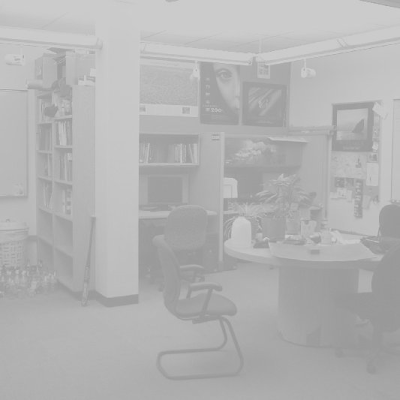
#> input picture unequal.pgm, 400 x 400 px
$ jupyter execute svddd.ipynb
#> lines starting #> are read from the running program, lines starting #| are printed output that depends on the picture
#> further down, img is the input picture: shape (400, 400); min 150, max 208, mean 178.5
[cell 1]
import numpy as np
import cv2
import matplotlib.pyplot as plt
import os
import pickle

# Função para converter a imagem para precisão dupla (no intervalo [0, 1])
def im2double(im):
    """Converte a imagem para precisão dupla"""
    info = np.iinfo(im.dtype)  # Obter o tipo de dados da imagem
    return im.astype(float) / info.max  # Normaliza para o intervalo [0, 1]

# Função para calcular a decomposição SVD da imagem
def apply_svd(image):
    """Aplica a decomposição SVD na imagem"""
    U, S, VT = np.linalg.svd(image, full_matrices=False)
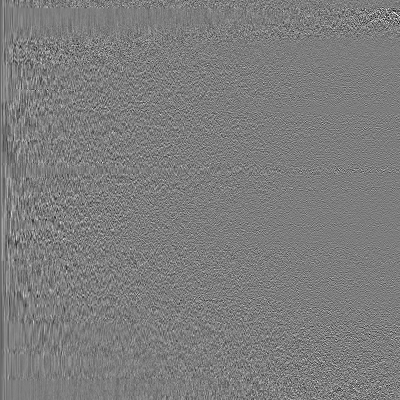
#> U: shape (400, 400) float64; min -0.33, max 0.341, mean -0.000128; drawn with min black and max white
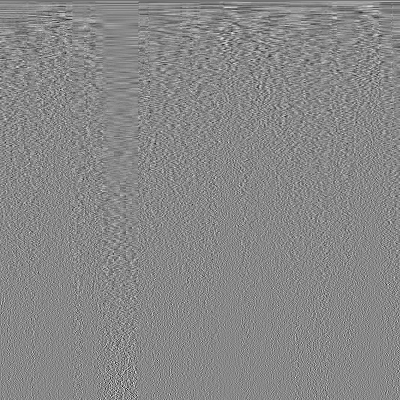
#> VT: shape (400, 400) float64; min -0.325, max 0.284, mean -0.000126; drawn with min black and max white
#> S = 400 values, max 280.6 at index 0, min 8.8e-06 at index 399, mean 0.938
    return U, S, VT

# Função para quantizar a matriz
def quantize(matrix, num_levels=256):
    """Quantiza a matriz de coeficientes"""
    min_val = np.min(matrix)
    max_val = np.max(matrix)
    quantized_matrix = np.round((matrix - min_val) / (max_val - min_val) * (num_levels - 1))
    return quantized_matrix, min_val, max_val

# Função para desquantizar a matriz
def dequantize(quantized_matrix, min_val, max_val, num_levels):
    """Desquantiza a matriz de coeficientes"""
    matrix = quantized_matrix / (num_levels - 1) * (max_val - min_val) + min_val
    return matrix

# Função para salvar os dados comprimidos em um único arquivo binário
def save_svd_compressed_data(U, S, VT, term_number, filename="svd_compressed_data"):
    """Salva os dados comprimidos (U, S, V) em um único arquivo binário"""
    with open(f"{filename}.bin", "wb") as f:
        np.save(f, term_number)
        np.save(f, U)
        np.save(f, S)
        np.save(f, VT)

# Função para carregar os dados comprimidos de um único arquivo binário
def load_svd_compressed_data(filename="svd_compressed_data"):
    """Carrega os dados comprimidos (U, S, V) de um único arquivo binário"""
    with open(f"{filename}.bin", "rb") as f:
        term_number = np.load(f)
        U = np.load(f)
        S = np.load(f)
        VT = np.load(f)
    return term_number, U, S, VT

# Função para reconstruir a imagem a partir dos dados comprimidos
def reconstruct_image(U, S, VT, term_number):
    """Reconstrói a imagem a partir das matrizes U, S e VT"""
    sigma_matrix = np.diag(S[:term_number])  # Cria a matriz diagonal de Sigma
    reconstructed_img = np.dot(U[:, :term_number], np.dot(sigma_matrix, VT[:term_number, :]))
    return reconstructed_img

# Função para calcular o PSNR (Peak Signal-to-Noise Ratio)
def psnr(original_img, reconstructed_img):
    """Calcula o PSNR (Peak Signal-to-Noise Ratio)"""
    mse = np.mean((original_img - reconstructed_img) ** 2)
    max_pixel = 255.0  # Como a imagem é normalizada para o intervalo [0, 255]
    return 10 * np.log10((max_pixel ** 2) / mse)

# Função para calcular a taxa de compressão
def compression_rate(original_img, compressed_data_filename):
    """Calcula a taxa de compressão"""
    original_size = os.path.getsize(original_img)  # Tamanho do arquivo original
    compressed_size = os.path.getsize(f"{compressed_data_filename}.bin")  # Tamanho do arquivo comprimido
    return original_size / compressed_size

# Carregar a imagem
img = cv2.imread('./unequal.pgm', cv2.IMREAD_GRAYSCALE)
img = im2double(img)  # Normaliza para intervalo [0, 1]

# Aplicar SVD na imagem
U, S, VT = apply_svd(img)

# Definir o número de componentes a serem mantidos (reduzir a dimensionalidade)
term_number = 7  # Aumentar para melhorar a qualidade da imagem, ajustar conforme necessário

# Quantizar os coeficientes
U_quantized, U_min, U_max = quantize(U[:, :term_number], 256)
#> in quantize, `min_val = np.min(matrix)`: min_val = -0.154
#> in quantize, `max_val = np.max(matrix)`: max_val = 0.131
#> U_min = -0.154; U_max = 0.131
S_quantized, S_min, S_max = quantize(S[:term_number], 256)
#> S_quantized = [255, 4, 3, 2, 1, 0, 0]; S_min = 2.54; S_max = 280.6
VT_quantized, VT_min, VT_max = quantize(VT[:term_number, :], 256)
#> VT_min = -0.151; VT_max = 0.192

# Salvar os dados comprimidos (U, S e V)
save_svd_compressed_data(U_quantized, S_quantized, VT_quantized, term_number)

# Carregar os dados comprimidos
term_number, U_loaded, S_loaded, VT_loaded = load_svd_compressed_data("svd_compressed_data")

# Desquantizar os coeficientes
U_loaded = dequantize(U_loaded, U_min, U_max, 256)
S_loaded = dequantize(S_loaded, S_min, S_max, 256)
#> S_loaded = [280.6, 6.9, 5.81, 4.72, 3.63, 2.54, 2.54]
VT_loaded = dequantize(VT_loaded, VT_min, VT_max, 256)

# Reconstruir a imagem usando os dados comprimidos
reconstructed_img = reconstruct_image(U_loaded, S_loaded, VT_loaded, term_number)

# Exibir a imagem original e a reconstruída lado a lado
fig, axes = plt.subplots(1, 2, figsize=(12, 6))

# Original
axes[0].imshow(img, cmap='gray')
axes[0].set_title("Imagem Original")
axes[0].axis('off')

# Reconstruída
axes[1].imshow(reconstructed_img, cmap='gray')
axes[1].set_title("Imagem Reconstruída (SVD)")
axes[1].axis('off')

plt.show()
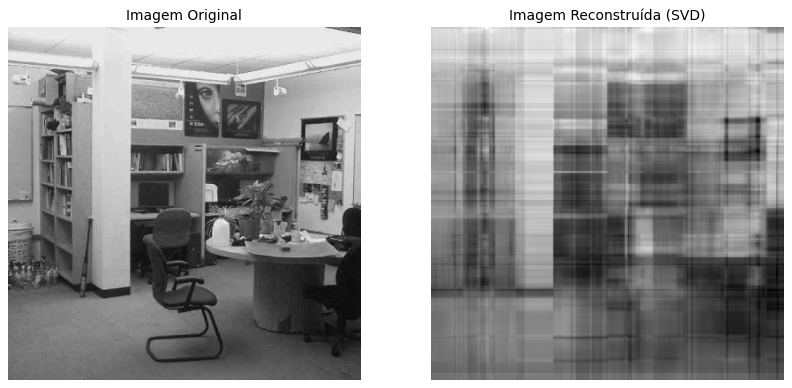
#> figure drawn by matplotlib, 2 panels

# Calcular a taxa de compressão e PSNR
rate_svd = compression_rate('./unequal.pgm', "svd_compressed_data")
psnr_svd = psnr(img, reconstructed_img)
#> in psnr, `mse = np.mean((original_img - reconstructed_img) ** 2)`: mse = 0.000365
#> psnr_svd = 82.5

print(f"Taxa de Compressão (SVD): {rate_svd:.2f}")
print(f"PSNR (SVD): {psnr_svd:.2f} dB")
#| PSNR (SVD): 82.50 dB
